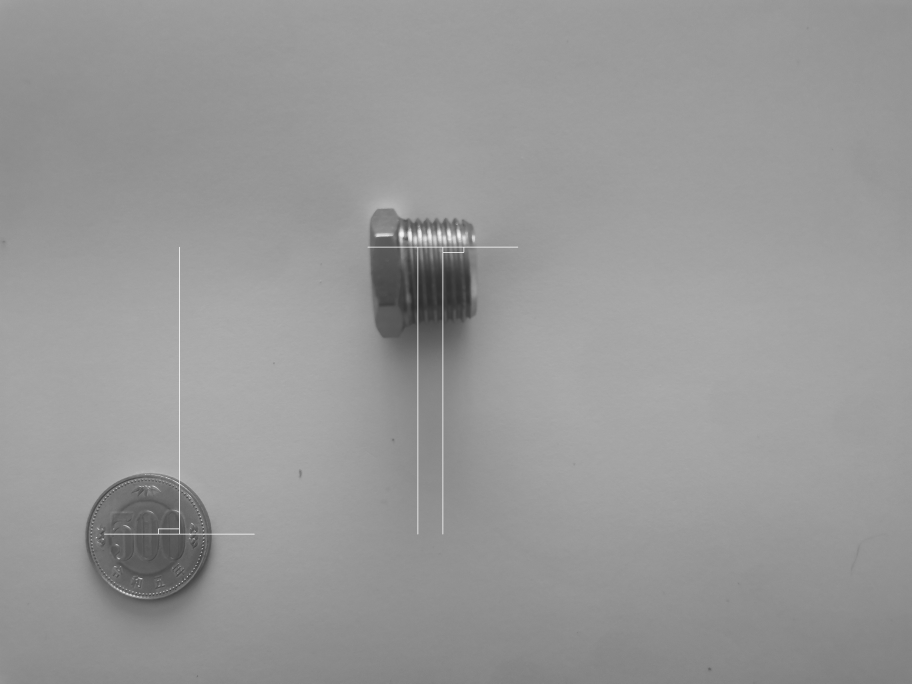
#> input picture SRC/diametre.jpg, 3648 x 2736 px (shown at 1/4 size); its folder holds only this picture in this run
$ python -i diametre_monnaie.py   (imports and definitions only)
#> lines starting #> are read from the running program, lines starting #| are printed output that depends on the picture; after the words box and inside, x2 and y2 are one past the last pixel; in counts of white or black regions, pixels touching at a corner belong together
import cv2
import numpy as np
import os

# [64 lines left out: function conversion_piece, not called in this run]

def estimate_image(image_path):
    # Lecture de l'image depuis le chemin spécifié
#> called with image_path = '../diametre.jpg'
    image = cv2.imread(image_path)
#> image is the input picture: shape (2736, 3648, 3); min 43, max 255, mean 151.6
    if image is None:
        raise ValueError("L'image n'a pas pu être chargée.")

    # Conversion de l'image en niveaux de gris
    gray = cv2.cvtColor(image, cv2.COLOR_BGR2GRAY)

    # Application du seuillage pour binariser l'image
    _,thresh = cv2.threshold(gray,0,255,cv2.THRESH_BINARY+cv2.THRESH_OTSU)
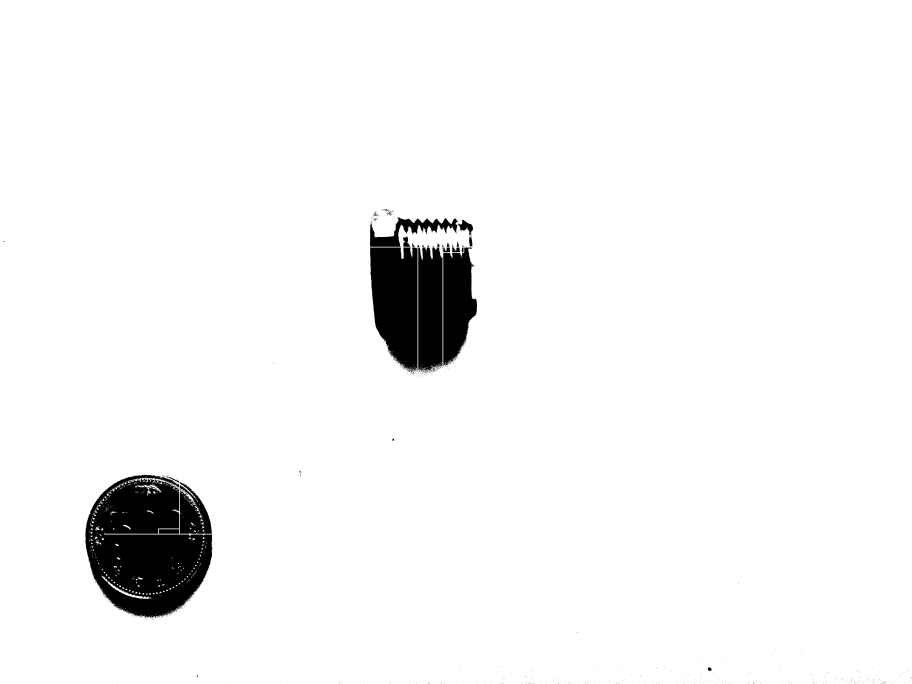
#> thresh: shape (2736, 3648) (shown at 1/4 size); 96% white; 890 black regions (860 under 20 px), largest, box (x1, y1, x2, y2) and area: (341, 1899, 850, 2473) 196013, (1480, 990, 1670, 1488) 76325, (1673, 990, 1770, 1489) 45568
    thresh = cv2.bitwise_not(thresh)
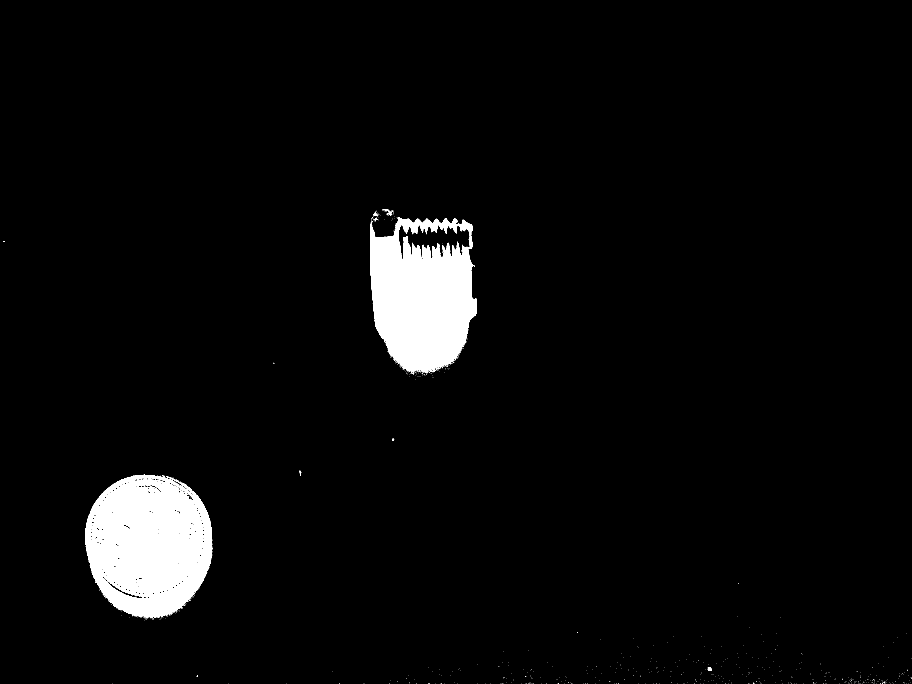
#> thresh: shape (2736, 3648) (shown at 1/4 size); 4% white; 890 white regions (860 under 20 px), largest, box (x1, y1, x2, y2) and area: (341, 1899, 850, 2473) 196013, (1480, 990, 1670, 1488) 76325, (1673, 990, 1770, 1489) 45568

    # Création d'un élément structurant pour l'opération morphologique
    element = cv2.getStructuringElement(shape=cv2.MORPH_RECT, ksize=(5, 5))

    # Application de la fermeture pour combler les petits trous dans les contours
    morph_img = thresh.copy()
    cv2.morphologyEx(src=thresh, op=cv2.MORPH_CLOSE, kernel=element, dst=morph_img)
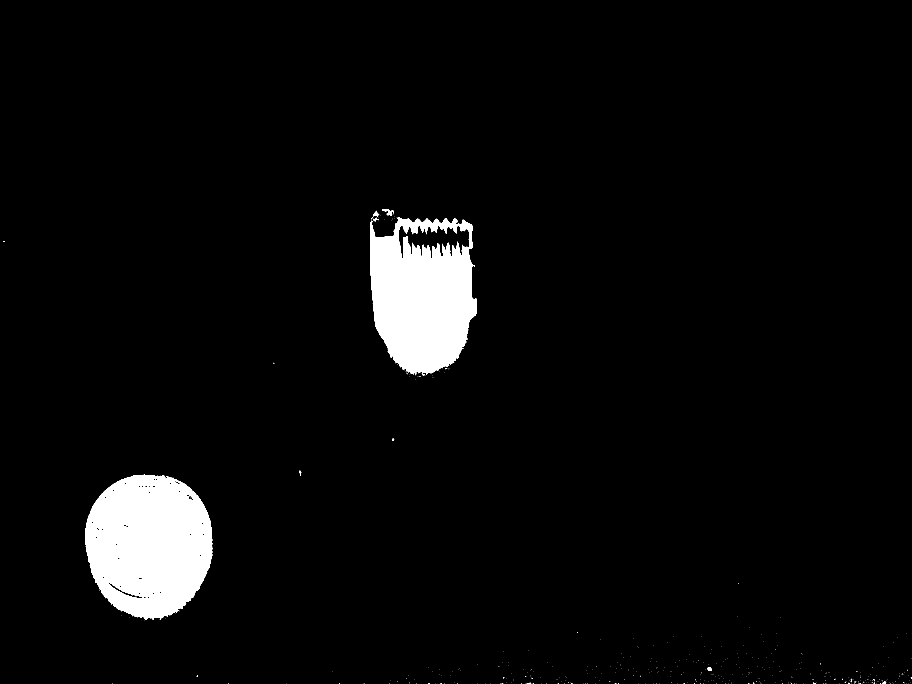
#> morph_img: shape (2736, 3648) (shown at 1/4 size); 4.2% white; 423 white regions (409 under 20 px)

    # Détection des contours dans l'image morphologique
    contours,_ = cv2.findContours(morph_img,cv2.RETR_TREE,cv2.CHAIN_APPROX_SIMPLE)
#> contours = 498 contours, 413 with area under 20; largest, box (x1, y1, x2, y2) and area: (341, 1899, 852, 2480) 230178, (1480, 870, 1908, 1502) 214256, (1592, 900, 1880, 1036) 22050, (432, 2327, 571, 2395) 1400, (1528, 836, 1576, 864) 382

    # Préparation de l'image de sortie en convertissant l'image morphologique en couleur
    output_image = cv2.cvtColor(morph_img, cv2.COLOR_GRAY2BGR)
#> output_image: shape (2736, 3648, 3); 4.2% white; 423 white regions (409 under 20 px), largest, box (x1, y1, x2, y2) and area: (341, 1899, 852, 2480) 227113, (1480, 870, 1908, 1502) 194331, (1528, 836, 1576, 864) 465

    height, width = morph_img.shape[:2]# dimensions de l'image
#> height = 2736; width = 3648

    y_limit1 = height - 800 #limite
#> y_limit1 = 1936
    y_limit2 = 800

    # Initialisation des variables pour la recherche du plus grand contour
    max_contour = None
    max_area = 0

    # Détermination du plus grand contour en dehors des zones délimitées
    for cnt in contours:
        (x, y), radius = cv2.minEnclosingCircle(cnt)
        center = (int(x), int(y))
        if (center[1] > y_limit1 or center[1] < y_limit2):
            area = cv2.contourArea(cnt)
            if area > max_area:
                max_area = area
                max_contour = cnt
#> this loop made 498 passes
#> (x, y, radius, area, max_area) on pass 81: (2113.5, 2733, 6.8, 23.5, 23.5)
#> after the loop, max_area = 230177.5; max_contour = contour of 905 points, box (x1, y1, x2, y2) (341, 1899, 852, 2480), area 230178

    #Si un contour maximal est trouvé, dessiner le cercle correspondant
    if max_contour is not None:
        (x, y), radius = cv2.minEnclosingCircle(max_contour)
#> x = 597.4; y = 2187.4; radius = 292.2
        diameter = 2 * int(radius)
#> diameter = 584
    else:
        diameter = 0

    (x, y), radius = cv2.minEnclosingCircle(max_contour)
    center = (int(x), int(y))
#> center = (597, 2187)
    radius = int(radius)
#> radius = 292
    cv2.circle(output_image, center, radius, (0, 255, 0), 2)
    cv2.circle(output_image, center, 1, (0, 0, 255), 3)
    start_point = (int(x - radius), int(y))
#> start_point = (305, 2187)
    end_point = (int(x + radius), int(y))
#> end_point = (889, 2187)
    cv2.line(output_image, start_point, end_point, (255, 0, 0), 2)

    return output_image # Retourner l'image annotée

>>> result = estimate_image('../diametre.jpg')

$ run again, on SRC/image_modifiee.jpg
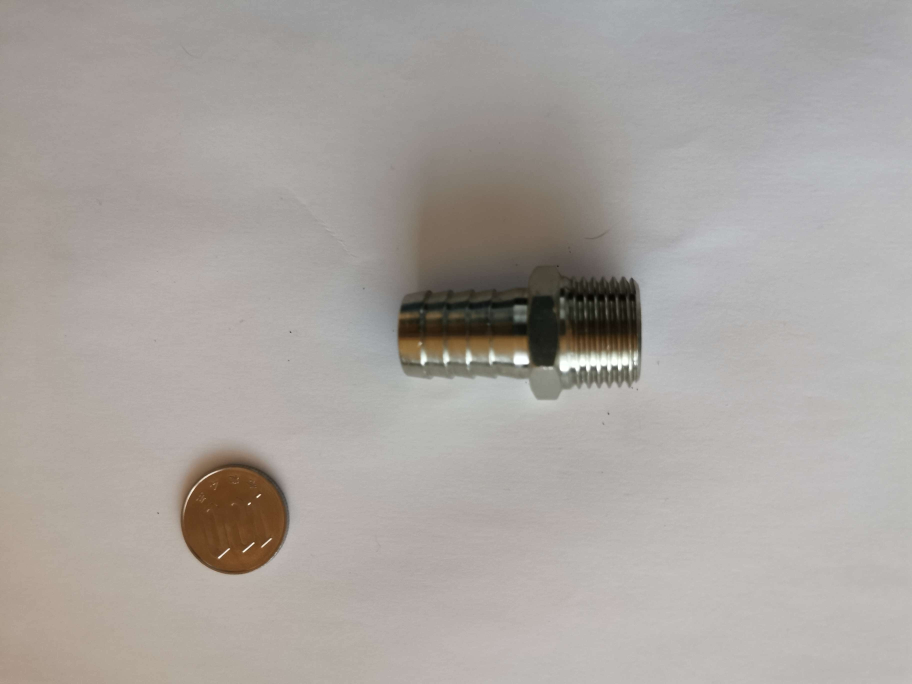
#> input picture SRC/image_modifiee.jpg, 3648 x 2736 px (shown at 1/4 size)
#> in estimate_image, image is the input picture: shape (2736, 3648, 3); mean B, G, R 159.6, 163.7, 169
#> in estimate_image, `_,thresh = cv2.threshold(gray,0,255,cv2.THRESH_BINARY+cv2.THRESH_OTSU)`:
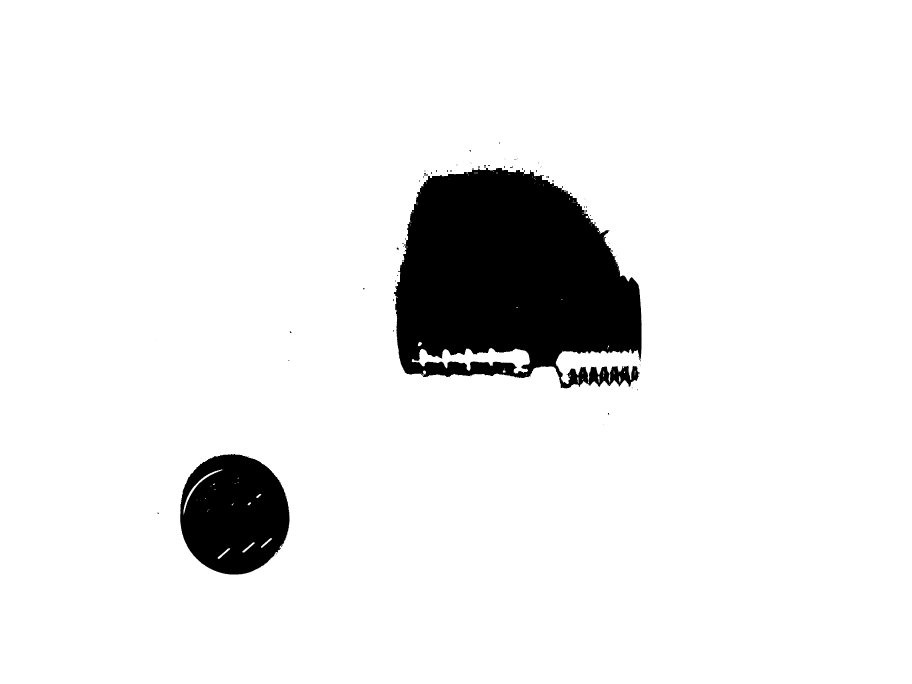
#> thresh: shape (2736, 3648) (shown at 1/4 size); 91.9% white; 90 black regions (66 under 20 px), largest, box (x1, y1, x2, y2) and area: (1576, 670, 2567, 1554) 641292, (721, 1816, 1158, 2298) 163168, (1696, 693, 1706, 704) 54
#> in estimate_image, `thresh = cv2.bitwise_not(thresh)`:
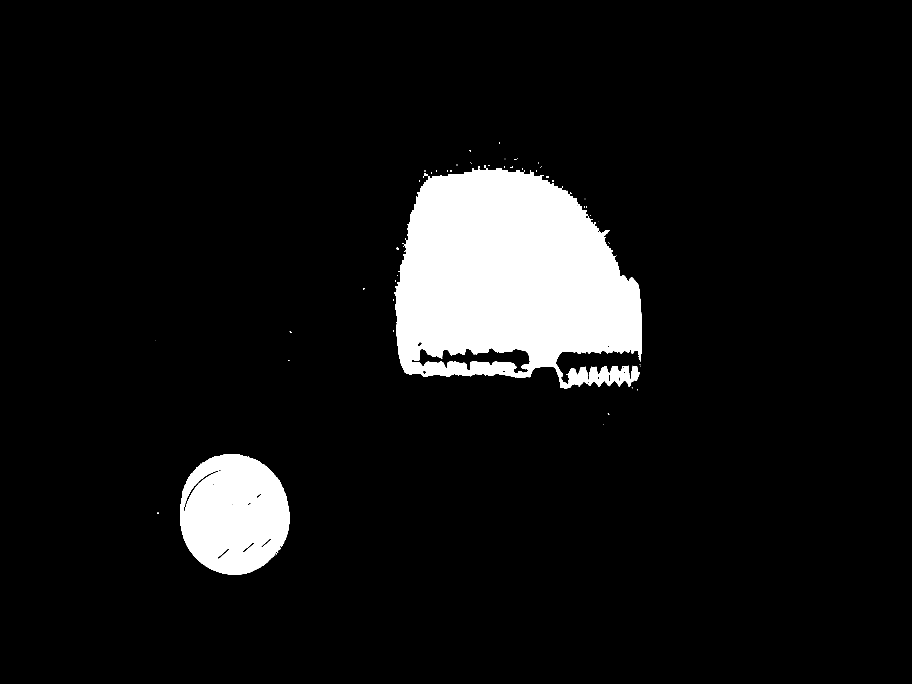
#> thresh: shape (2736, 3648) (shown at 1/4 size); 8.1% white; 90 white regions (66 under 20 px), largest, box (x1, y1, x2, y2) and area: (1576, 670, 2567, 1554) 641292, (721, 1816, 1158, 2298) 163168, (1696, 693, 1706, 704) 54
#> morph_img: shape (2736, 3648); 8.1% white; 61 white regions (40 under 20 px)
#> contours = 76 contours, 53 with area under 20; largest, box (x1, y1, x2, y2) and area: (1576, 661, 2567, 1554) 662722, (721, 1816, 1158, 2298) 166052, (1647, 1392, 2120, 1494) 21420, (733, 1882, 873, 2048) 1848, (871, 2192, 920, 2236) 496
#> the loop in estimate_image, `for cnt in contours:` made 76 passes
#> (x, y, radius, center, area, max_area) on pass 2: (926.3, 2057.2, 242.6, (926, 2057), 166052.5, 166052.5)
#> after the loop in estimate_image, `for cnt in contours:`: max_area = 166052.5; max_contour = contour of 657 points, box (x1, y1, x2, y2) (721, 1816, 1158, 2298), area 166052
#> in estimate_image, `(x, y), radius = cv2.minEnclosingCircle(max_contour)`: x = 926.3; y = 2057.2; radius = 242.6
#> diameter = 484
#> in estimate_image, `center = (int(x), int(y))`: center = (926, 2057)
#> in estimate_image, `radius = int(radius)`: radius = 242
#> start_point = (684, 2057)
#> end_point = (1168, 2057)

$ run again, on SRC/matched_bottom_b.jpg
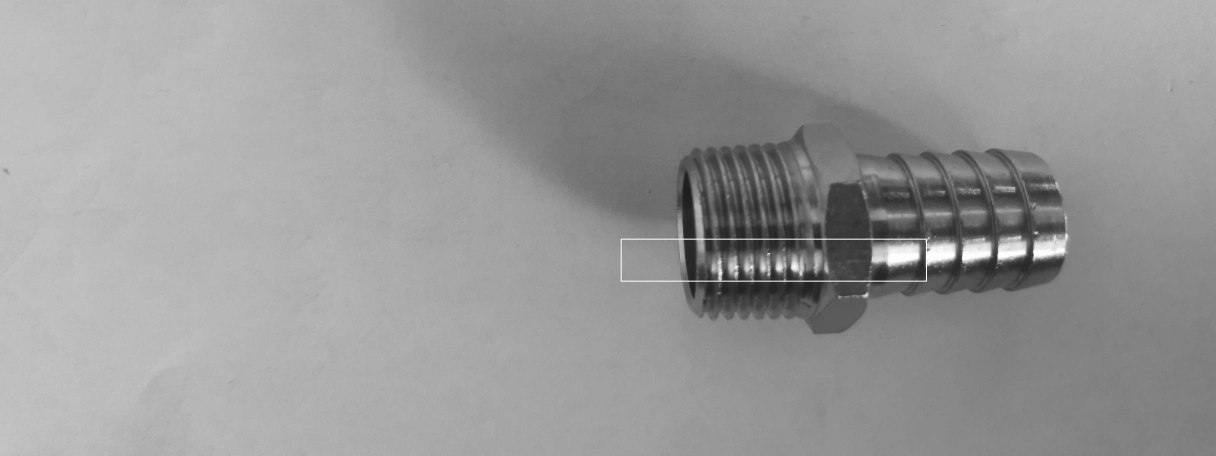
#> input picture SRC/matched_bottom_b.jpg, 3648 x 1368 px (shown at 1/3 size)
#> in estimate_image, image is the input picture: shape (1368, 3648, 3); min 28, max 255, mean 152.4
#> in estimate_image, `_,thresh = cv2.threshold(gray,0,255,cv2.THRESH_BINARY+cv2.THRESH_OTSU)`:
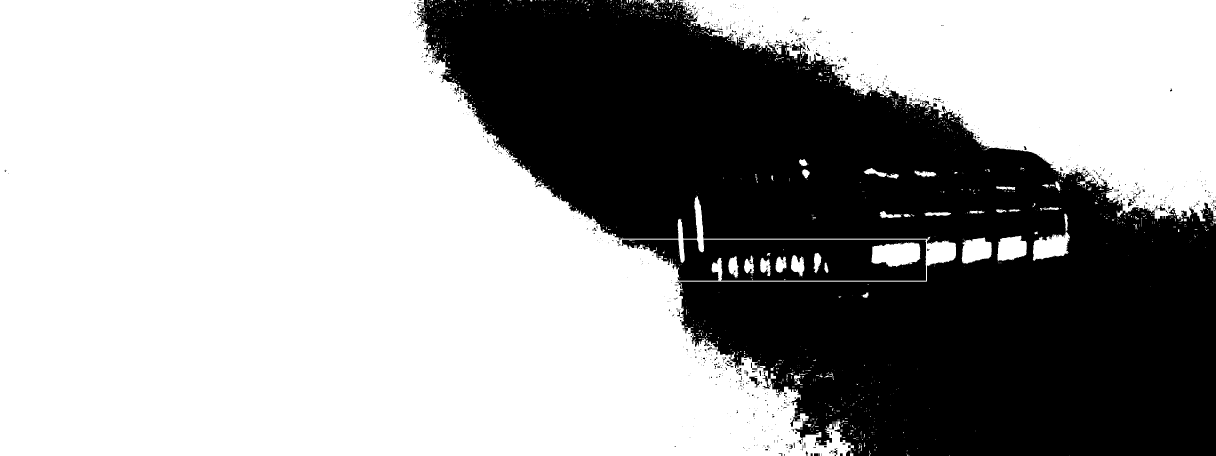
#> thresh: shape (1368, 3648) (shown at 1/3 size); 62.7% white; 877 black regions (740 under 20 px), largest, box (x1, y1, x2, y2) and area: (1250, 0, 3648, 1368) 1769539, (1865, 719, 2778, 842) 79258, (2248, 1128, 2279, 1162) 434
#> in estimate_image, `cv2.morphologyEx(src=thresh, op=cv2.MORPH_CLOSE, kernel=element, dst=m..`:
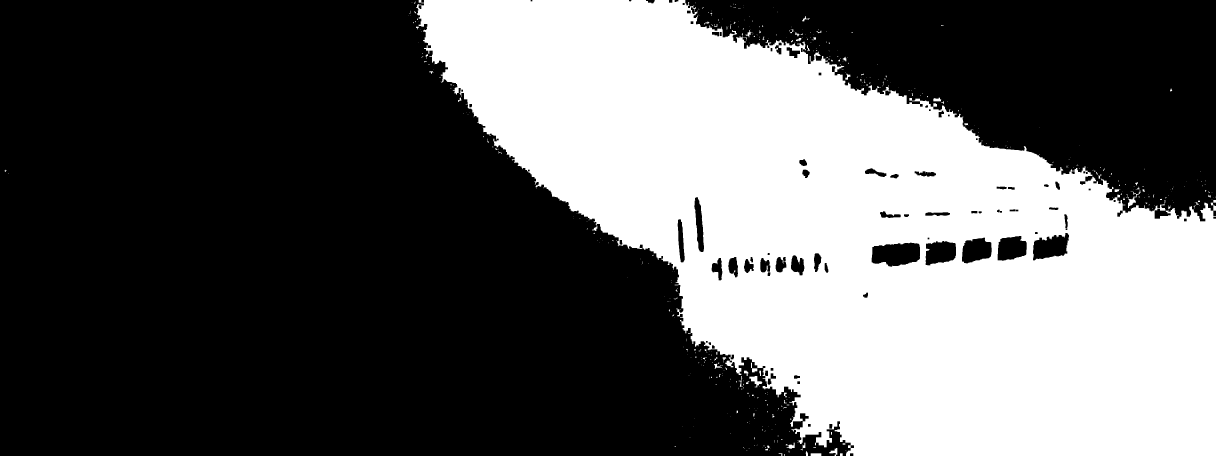
#> morph_img: shape (1368, 3648) (shown at 1/3 size); 37.8% white; 458 white regions (379 under 20 px)
#> contours = 549 contours, 409 with area under 20; largest, box (x1, y1, x2, y2) and area: (1248, 0, 3648, 1368) 1927200, (2614, 727, 2761, 801) 8547, (3098, 698, 3208, 782) 6202, (2776, 722, 2869, 797) 5468, (2885, 712, 2976, 791) 5369
#> the loop in estimate_image, `for cnt in contours:` made 549 passes
#> (x, y, radius, center, area, max_area, max_contour) on passes 2 to 3: (2523.5, 1363.5, 4.95, (2523, 1363), 49, 49, [[2520, 1360], [2520, 1367], [2527, 1367], [2527, 1360]]), (2447.5, 1363.5, 15.89, (2447, 1363), 217, 217, [[2432, 1360], [2432, 1367], [2463, 1367], [2463, 1360]])
#> after the loop in estimate_image, `for cnt in contours:`: max_area = 1927200; max_contour = contour of 2879 points, box (x1, y1, x2, y2) (1248, 0, 3648, 1368), area 1927200
#> in estimate_image, `(x, y), radius = cv2.minEnclosingCircle(max_contour)`: x = 2451.5; y = 683.5; radius = 1377.1
#> diameter = 2754
#> in estimate_image, `center = (int(x), int(y))`: center = (2451, 683)
#> in estimate_image, `radius = int(radius)`: radius = 1377
#> start_point = (1074, 683)
#> end_point = (3828, 683)
